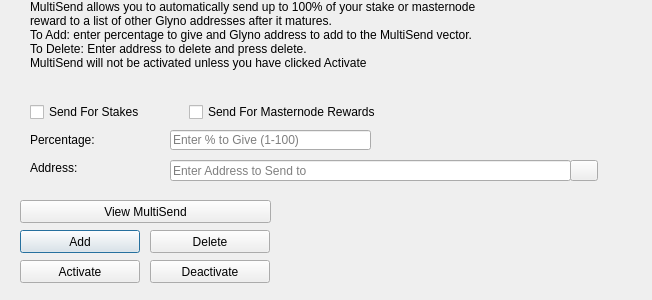
<?xml version="1.0" encoding="UTF-8"?>
<ui version="4.0">
 <class>MultiSendDialog</class>
 <widget class="QDialog" name="MultiSendDialog">
  <property name="windowModality">
   <enum>Qt::NonModal</enum>
  </property>
  <property name="geometry">
   <rect>
    <x>0</x>
    <y>0</y>
    <width>652</width>
    <height>300</height>
   </rect>
  </property>
  <property name="windowTitle">
   <string>MultiSend</string>
  </property>
  <widget class="QLineEdit" name="multiSendPercentEdit">
   <property name="geometry">
    <rect>
     <x>170</x>
     <y>130</y>
     <width>201</width>
     <height>20</height>
    </rect>
   </property>
   <property name="toolTip">
    <string>Enter whole numbers 1 - 100</string>
   </property>
   <property name="placeholderText">
    <string>Enter % to Give (1-100)</string>
   </property>
  </widget>
  <widget class="QLineEdit" name="multiSendAddressEdit">
   <property name="geometry">
    <rect>
     <x>170</x>
     <y>160</y>
     <width>401</width>
     <height>21</height>
    </rect>
   </property>
   <property name="toolTip">
    <string/>
   </property>
   <property name="placeholderText">
    <string>Enter Address to Send to</string>
   </property>
  </widget>
  <widget class="QLabel" name="label_2">
   <property name="geometry">
    <rect>
     <x>30</x>
     <y>0</y>
     <width>451</width>
     <height>121</height>
    </rect>
   </property>
   <property name="lineWidth">
    <number>1</number>
   </property>
   <property name="text">
    <string>MultiSend allows you to automatically send up to 100% of your stake or masternode reward to a list of other Glyno addresses after it matures.
To Add: enter percentage to give and Glyno address to add to the MultiSend vector.
To Delete: Enter address to delete and press delete.
MultiSend will not be activated unless you have clicked Activate</string>
   </property>
   <property name="alignment">
    <set>Qt::AlignLeading|Qt::AlignLeft|Qt::AlignTop</set>
   </property>
   <property name="wordWrap">
    <bool>true</bool>
   </property>
  </widget>
  <widget class="QLabel" name="message">
   <property name="geometry">
    <rect>
     <x>290</x>
     <y>200</y>
     <width>351</width>
     <height>91</height>
    </rect>
   </property>
   <property name="text">
    <string/>
   </property>
  </widget>
  <widget class="QPushButton" name="addButton">
   <property name="geometry">
    <rect>
     <x>20</x>
     <y>230</y>
     <width>120</width>
     <height>23</height>
    </rect>
   </property>
   <property name="toolTip">
    <string/>
   </property>
   <property name="statusTip">
    <string>Add to MultiSend Vector</string>
   </property>
   <property name="text">
    <string>Add</string>
   </property>
  </widget>
  <widget class="QPushButton" name="disableButton">
   <property name="geometry">
    <rect>
     <x>150</x>
     <y>260</y>
     <width>120</width>
     <height>23</height>
    </rect>
   </property>
   <property name="statusTip">
    <string>Deactivate MultiSend</string>
   </property>
   <property name="text">
    <string>Deactivate</string>
   </property>
  </widget>
  <widget class="QPushButton" name="addressBookButton">
   <property name="geometry">
    <rect>
     <x>570</x>
     <y>160</y>
     <width>28</width>
     <height>21</height>
    </rect>
   </property>
   <property name="toolTip">
    <string>Choose an address from the address book</string>
   </property>
   <property name="text">
    <string/>
   </property>
   <property name="icon">
    <iconset resource="../glyno.qrc">
     <normaloff>:/icons/address-book</normaloff>:/icons/address-book</iconset>
   </property>
   <property name="shortcut">
    <string>Alt+A</string>
   </property>
   <property name="autoDefault">
    <bool>false</bool>
   </property>
  </widget>
  <widget class="QLabel" name="label">
   <property name="geometry">
    <rect>
     <x>30</x>
     <y>130</y>
     <width>121</width>
     <height>20</height>
    </rect>
   </property>
   <property name="toolTip">
    <string>Percentage of stake to send</string>
   </property>
   <property name="text">
    <string>Percentage:</string>
   </property>
  </widget>
  <widget class="QLabel" name="label_5">
   <property name="geometry">
    <rect>
     <x>30</x>
     <y>160</y>
     <width>111</width>
     <height>16</height>
    </rect>
   </property>
   <property name="toolTip">
    <string>Address to send portion of stake to</string>
   </property>
   <property name="text">
    <string>Address:</string>
   </property>
  </widget>
  <widget class="QPushButton" name="deleteButton">
   <property name="geometry">
    <rect>
     <x>150</x>
     <y>230</y>
     <width>120</width>
     <height>23</height>
    </rect>
   </property>
   <property name="toolTip">
    <string/>
   </property>
   <property name="statusTip">
    <string>Delete Address From MultiSend Vector</string>
   </property>
   <property name="text">
    <string>Delete</string>
   </property>
  </widget>
  <widget class="QPushButton" name="activateButton">
   <property name="geometry">
    <rect>
     <x>20</x>
     <y>260</y>
     <width>120</width>
     <height>23</height>
    </rect>
   </property>
   <property name="statusTip">
    <string>Activate MultiSend</string>
   </property>
   <property name="text">
    <string>Activate</string>
   </property>
  </widget>
  <widget class="QPushButton" name="viewButton">
   <property name="geometry">
    <rect>
     <x>20</x>
     <y>200</y>
     <width>251</width>
     <height>23</height>
    </rect>
   </property>
   <property name="toolTip">
    <string/>
   </property>
   <property name="statusTip">
    <string>View MultiSend Vector</string>
   </property>
   <property name="text">
    <string>View MultiSend</string>
   </property>
  </widget>
  <widget class="QWidget" name="horizontalLayoutWidget">
   <property name="geometry">
    <rect>
     <x>30</x>
     <y>100</y>
     <width>351</width>
     <height>24</height>
    </rect>
   </property>
   <layout class="QHBoxLayout" name="horizontalLayout">
    <item>
     <widget class="QCheckBox" name="multiSendStakeCheckBox">
      <property name="text">
       <string>Send For Stakes</string>
      </property>
     </widget>
    </item>
    <item>
     <widget class="QCheckBox" name="multiSendMasternodeCheckBox">
      <property name="text">
       <string>Send For Masternode Rewards</string>
      </property>
     </widget>
    </item>
   </layout>
  </widget>
 </widget>
 <resources>
  <include location="../glyno.qrc"/>
 </resources>
 <connections/>
</ui>
